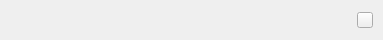
<?xml version="1.0" encoding="UTF-8"?>
<ui version="4.0">
 <class>ChooseItem</class>
 <widget class="QWidget" name="ChooseItem">
  <property name="geometry">
   <rect>
    <x>0</x>
    <y>0</y>
    <width>383</width>
    <height>40</height>
   </rect>
  </property>
  <property name="sizePolicy">
   <sizepolicy hsizetype="Preferred" vsizetype="Fixed">
    <horstretch>0</horstretch>
    <verstretch>0</verstretch>
   </sizepolicy>
  </property>
  <property name="minimumSize">
   <size>
    <width>0</width>
    <height>40</height>
   </size>
  </property>
  <property name="maximumSize">
   <size>
    <width>16777215</width>
    <height>40</height>
   </size>
  </property>
  <property name="focusPolicy">
   <enum>Qt::StrongFocus</enum>
  </property>
  <property name="windowTitle">
   <string>Form</string>
  </property>
  <layout class="QHBoxLayout" name="horizontalLayout">
   <property name="spacing">
    <number>10</number>
   </property>
   <property name="leftMargin">
    <number>10</number>
   </property>
   <property name="topMargin">
    <number>0</number>
   </property>
   <property name="rightMargin">
    <number>10</number>
   </property>
   <property name="bottomMargin">
    <number>0</number>
   </property>
   <item>
    <widget class="QLabel" name="label_country_name">
     <property name="text">
      <string/>
     </property>
    </widget>
   </item>
   <item>
    <spacer name="horizontalSpacer">
     <property name="orientation">
      <enum>Qt::Horizontal</enum>
     </property>
     <property name="sizeHint" stdset="0">
      <size>
       <width>285</width>
       <height>20</height>
      </size>
     </property>
    </spacer>
   </item>
   <item>
    <widget class="QLabel" name="label_selected">
     <property name="minimumSize">
      <size>
       <width>16</width>
       <height>16</height>
      </size>
     </property>
     <property name="maximumSize">
      <size>
       <width>16</width>
       <height>16</height>
      </size>
     </property>
     <property name="text">
      <string/>
     </property>
    </widget>
   </item>
   <item>
    <widget class="QToolButton" name="btn_delete">
     <property name="minimumSize">
      <size>
       <width>16</width>
       <height>16</height>
      </size>
     </property>
     <property name="maximumSize">
      <size>
       <width>16</width>
       <height>16</height>
      </size>
     </property>
     <property name="focusPolicy">
      <enum>Qt::TabFocus</enum>
     </property>
     <property name="text">
      <string/>
     </property>
    </widget>
   </item>
  </layout>
 </widget>
 <resources/>
 <connections/>
</ui>
